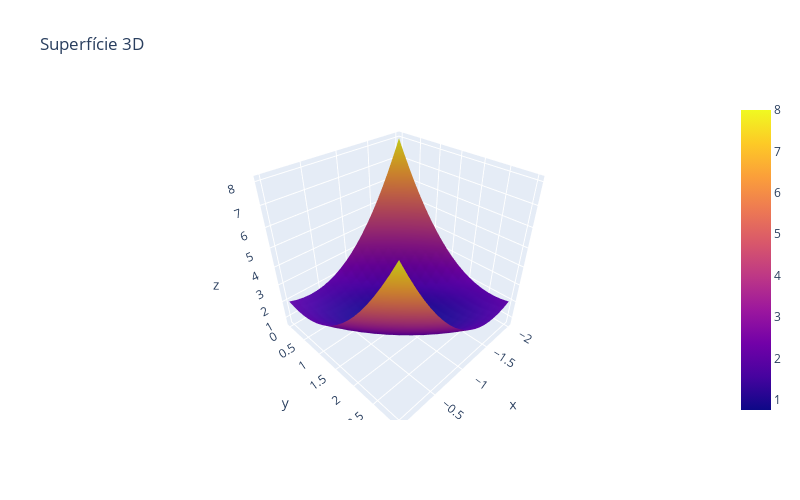

The cell this chart's notebook holds for it:
### Code cell
import plotly.graph_objects as go
import numpy as np

amostras = 20
XL = np.linspace(-2.0, 0.0, amostras)
YL = np.linspace(0.0, 3.0, amostras)

Z = np.empty([amostras,amostras])
for ix,x in enumerate(XL):
    for iy,y in enumerate(YL):
        Z[ix,iy] = f([x,y])

fig = go.Figure(go.Surface(z=Z, x=XL, y=YL))

fig.update_layout(title_text='Superfície 3D', width=800, height=500, autosize=False,scene_aspectmode='cube')
fig.show()

### Figure 1 — Plotly figure (JSON) as saved in the notebook; plotly's stock layout.template omitted (floating-point values rounded to 4 significant figures; data arrays with more than 128 entries replaced by an {"elided": "..."} marker saying what was removed)
{"data": [{"type": "surface", "x": [-2, -1.895, -1.789, -1.684, -1.579, -1.474, -1.368, -1.263, -1.158, -1.053, -0.9474, -0.8421, -0.7368, -0.6316, -0.5263, -0.4211, -0.3158, -0.2105, -0.1053, 0], "y": [0, 0.1579, 0.3158, 0.4737, 0.6316, 0.7895, 0.9474, 1.105, 1.263, 1.421, 1.579, 1.737, 1.895, 2.053, 2.211, 2.368, 2.526, 2.684, 2.842, 3], "z": {"elided": "20x20 float values"}}], "layout": {"autosize": false, "height": 500, "scene": {"aspectmode": "cube"}, "title": {"text": "Superfície 3D"}, "width": 800}}
